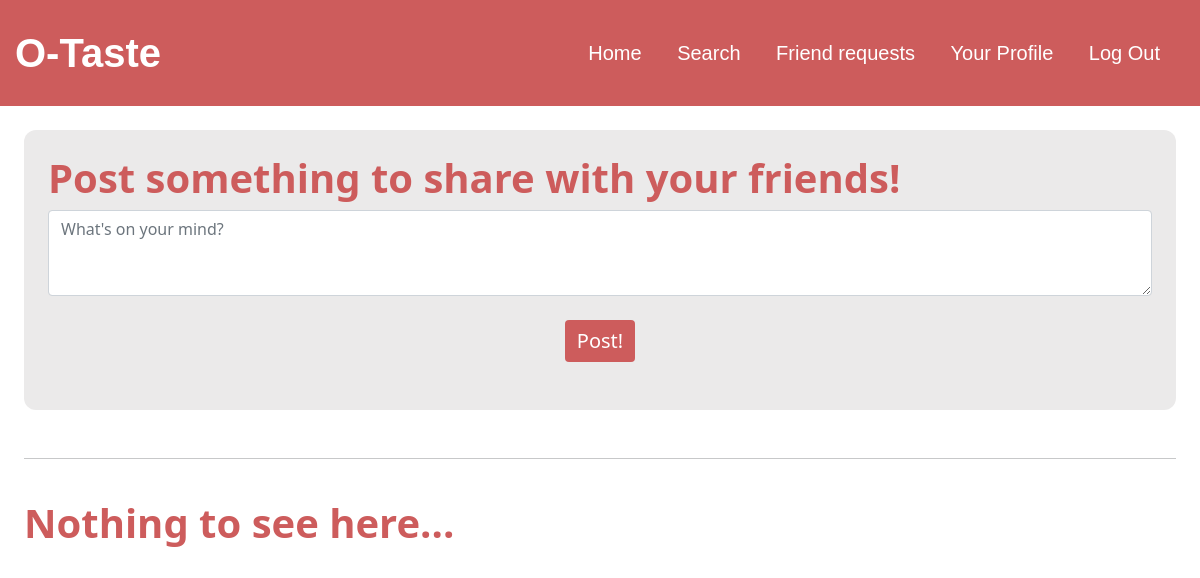
Page / (signed in) on the earlier database version.
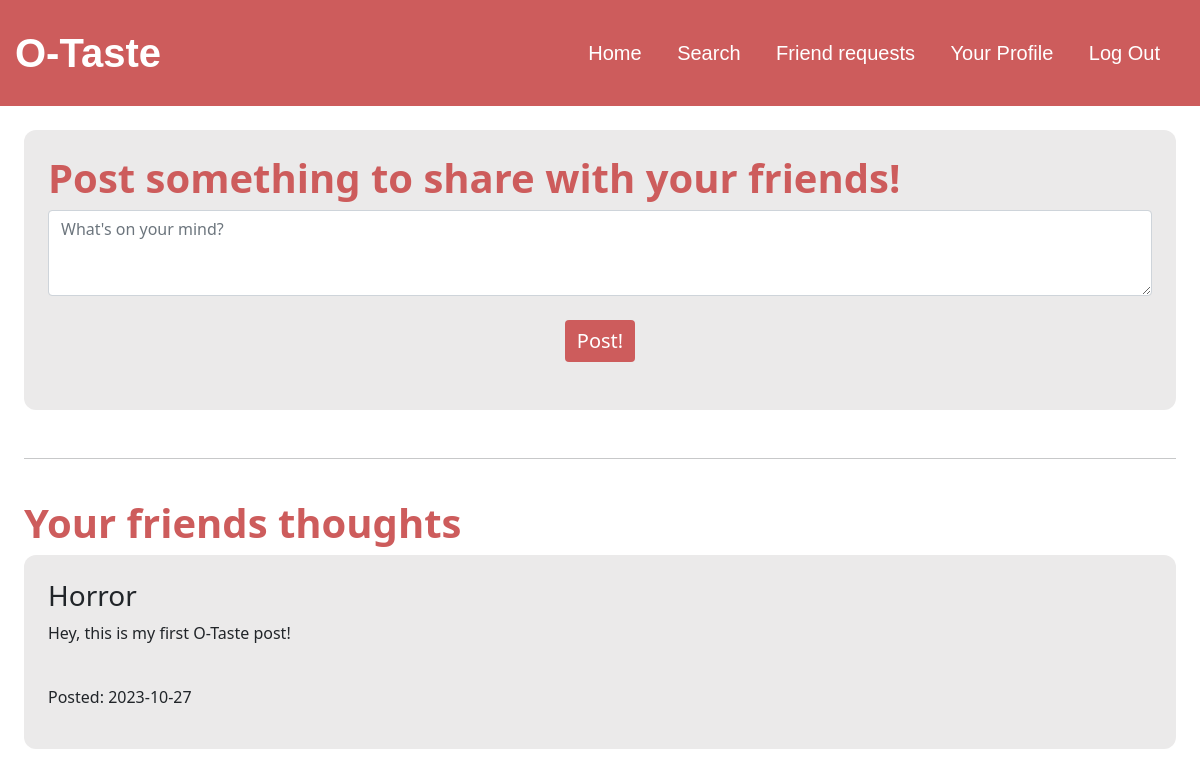
Same page on the later database version.
### tables this page shows
CREATE TABLE posts (id integer primary key autoincrement not null, userId integer not null, message text(1000) not null, date text not null, time text not null, foreign key(userId) references users(id));

CREATE TABLE users (id INTEGER PRIMARY KEY AUTOINCREMENT NOT NULL, username TEXT NOT NULL, hash TEXT NOT NULL, birthday text not null, gender text not null, email text not null);

### app.py (the view)
@app.route("/")
@login_required
def index():
    try:
        posts = db.execute("select p.message, p.date, u.username, u.id from posts p join users u on u.id = p.userId where u.id = ? or u.id in (select c.connectionId from connections c where c.userId = ?) order by p.date desc, p.time desc", session["user_id"], session["user_id"])
        return render_template("index.html", posts=posts), 200
    except Exception:
        return render_template("apology.html"), 400

### app.py (called while the page is built)
@app.after_request
def after_request(response):
    response.headers["Cache-Control"] = "no-cache, no-store, must-revalidate"
    response.headers["Expires"] = 0
    response.headers["Pragma"] = "no-cache"
    return response

### helpers.py (called while the page is built)
def login_required(f):
    @wraps(f)
    def decorated_function(*args, **kwargs):
        if session.get("user_id") is None:
            return redirect("/login")
        return f(*args, **kwargs)
    return decorated_function

### templates/index.html (shortened to what this page needs)
{% extends "layout.html" %}
{% block main %}
    <div class="mx-4 my-4">
        <section class="background px-4 py-4 mb-2">
            <form action="/post" method="post">
                <h1 class="title">Post something to share with your friends!</h1>
                <div class="mb-4 mr-2">
                    <textarea class="form-control" name="post" placeholder="What's on your mind?" rows="3" required></textarea>
                </div>
                <div class="mb-4 text-center">
                    <button class="btn btn-primary" type="submit" style="background-color: indianred; border:none; font-size: 20px;">Post!</button>
                </div>
            </form>
        </section>
        <br>
        <hr>
        <br>
        <section>
            {% if posts %}
                <h1 class="title">Your friends thoughts</h1>
                {% for post in posts%}
                    <div class="background px-4 py-4 mb-2">
                        <h3>{{ post.username }}</h3>
                        <p>{{ post.message }}</p>
                        <br>
                        <p>Posted: {{ post.date }}</p>
                    </div>
                {% endfor %}
            {% else %}
                <h1 class="title">Nothing to see here...</h1>
            {% endif %}
        </section>
    </div>
{% endblock %}

### templates/layout.html (shortened to what this page needs)
<!DOCTYPE html>
<html lang="en">
    <head>
        <link href="https://cdn.jsdelivr.net/npm/bootstrap@5.1.3/dist/css/bootstrap.min.css" rel="stylesheet">
        <link href="/static/styles.css" rel="stylesheet">
    </head>
    <body>
        <nav class="navbar">
            <label>O-Taste</label>
            {% if session["user_id"] %}
                <ul>
                    <li><a href="/">Home</a></li>
                    <li><a href="/search">Search</a></li>
                    <li><a href="/requests">Friend requests</a></li>
                    <li><a href="/profile">Your Profile</a></li>
                    <li><a href="/logout">Log Out</a></li>
                </ul>
            {% else %}
                <ul>
                    <li><a href="/login">Login</a></li>
                    <li><a href="/register">Register</a></li>
                </ul>
            {% endif %}
        </nav>
        {% block main %}{% endblock %}
    </body>
</html>

### static/styles.css (style rules this page uses)
.navbar { overflow: hidden; background-color: indianred; font-family: Arial, Helvetica, sans-serif; padding-right: 25px; }
.navbar label { color: white; font-size: 40px; font-weight: bold; padding: 15px; }
.navbar ul { list-style-type: none; font-size: 20px; padding: 0px; margin: 0px; }
.navbar ul li { display: inline-block; line-height: 80px; margin: 0%; padding: 0%; }
.navbar a { color: white; text-decoration: none; padding: 15px; text-align: center; height: 80px; width: 100%; }
.background { background-color: rgb(235, 234, 234); border-radius: 12px; }
.title { color: indianred; font-weight: bold; }

Differences in the rows shown:
added posts: username "Horror", message "Hey, this is my first O-Taste post!", date "2023-10-27"
Other differences:
text no longer shown: "Nothing to see here..."
text now shown: "Your friends thoughts"
